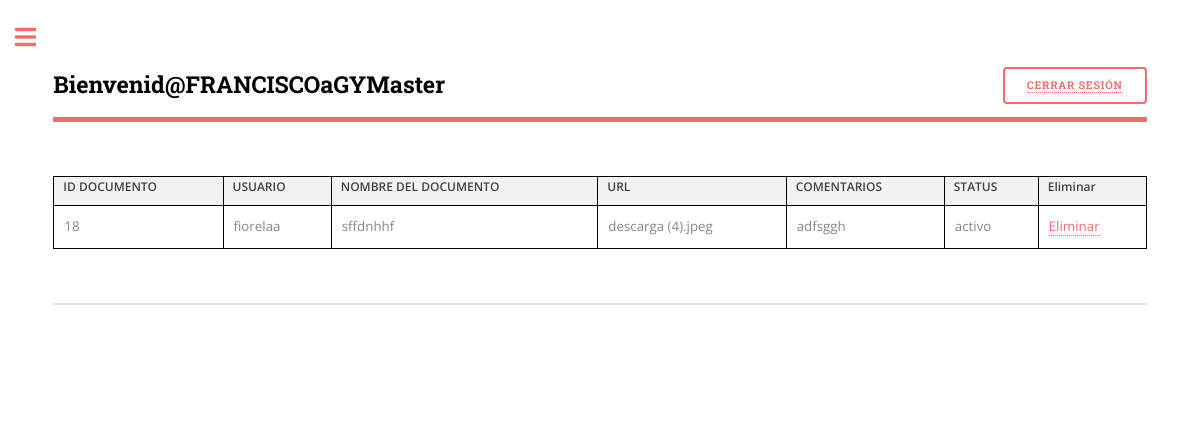
Page /index4.php (signed in) on the committed database.
### tables this page shows
CREATE TABLE `documentos` (
  `id_doc` int(11) NOT NULL,
  `id_usuario` int(11) NOT NULL,
  `nombre_doc` varchar(255) NOT NULL,
  `url_doc` varchar(255) NOT NULL,
  `comentarios` text DEFAULT NULL,
  `status` enum('activo','inactivo') NOT NULL
);

CREATE TABLE `usuarios` (
  `id_usuario` int(11) NOT NULL,
  `nombre` varchar(100) NOT NULL,
  `apellidos` varchar(30) NOT NULL,
  `email` varchar(100) NOT NULL,
  `password` varchar(255) NOT NULL,
  `edad` int(11) NOT NULL,
  `rol` enum('administrador','cliente') NOT NULL,
  `status` varchar(12) NOT NULL
);

### index4.php (the view, shortened to what this page needs)
<?php
$nombre = $_SESSION['nombre'];
$rol=$_SESSION['rol'];
?>
<!DOCTYPE HTML>
<html>
    <head>
        <link rel="stylesheet" href="assets/css/main.css" />
    </head>
    <body class="is-preload">
            <div id="wrapper">
                    <div id="main">
                        <div class="inner">
                                <header id="header">
                                        <h2 style="color: black"><?php echo 'Bienvenid@', $nombre, 'a', 'GYMaster'?></h2>
                                    <ul class="icons">
                                        <button><a type="button" href="desconectar.php">Cerrar sesión</a></button>
                                    </ul>
                                </header>
                                <section id="banner">
                                    <div class="content">
                                        <header>
                <table>
                    <tr>
                        <th>ID DOCUMENTO</th>
                        <th>USUARIO</th>
                        <th>NOMBRE DEL DOCUMENTO</th>
                        <th>URL</th>
                        <th>COMENTARIOS</th>
                        <th>STATUS</th>
                        <?php if ($rol == 'administrador') { ?>
                        <th>Eliminar</th>
                        <?php } ?>
                    </tr>
                    <?php
                    $mysqli = new mysqli("localhost", "u862678554_fiorela", "Fiorela2005*", "u862678554_gimnasio");
                    if ($rol == 'administrador') {
                        $sql = "SELECT documentos.id_doc, usuarios.nombre, documentos.nombre_doc, documentos.url_doc, documentos.comentarios, documentos.status
                                FROM documentos
                                JOIN usuarios ON documentos.id_usuario = usuarios.id_usuario";
                    } else {
                        $sql = "SELECT documentos.id_doc, usuarios.nombre, documentos.nombre_doc, documentos.url_doc, documentos.comentarios, documentos.status
                                FROM documentos
                                JOIN usuarios ON documentos.id_usuario = usuarios.id_usuario
                                WHERE documentos.id_usuario = ?";
                    }
                    if ($stmt = $mysqli->prepare($sql)) {
                        $stmt->execute();
                        $result = $stmt->get_result();
                        while ($datos = $result->fetch_assoc()) {
                    ?>
                    <tr>
                        <td><?php echo htmlspecialchars($datos['id_doc']); ?></td>
                        <td><?php echo htmlspecialchars($datos['nombre']); ?></td>
                        <td><?php echo htmlspecialchars($datos['nombre_doc']); ?></td>
                        <td><?php echo htmlspecialchars($datos['url_doc']); ?></a></td>
                        <td><?php echo htmlspecialchars($datos['comentarios']); ?></td>
                        <td><?php echo htmlspecialchars($datos['status']); ?></td>
                        <?php if ($rol == 'administrador') { ?>
                        <td><a href="elimina.php?id_doc=<?php echo $datos['id_doc']; ?>">Eliminar</a></td>
                        <?php } ?>
                    </tr>
                    <?php
                        }
                    } else {
                        echo "Error en la consulta SQL: " . $mysqli->error;
                    }
                    ?>
                </table>
                                </section>
                                <section>
                                </section>
                        </div>
                    </div>
            </div>
    </body>
</html>

### index4.php (style rules this page uses)
table { border: 1px solid black; border-collapse: collapse; width: 100%; }
td, th { border: 1px solid black; padding: 0.5rem; text-align: left; }
th { background-color: #f2f2f2; }

### rows in the picture
documentos: id_doc "18", id_usuario.nombre "fiorelaa", nombre_doc "sffdnhhf", url_doc "descarga (4).jpeg", comentarios "adfsggh", status "activo"

### other values in the picture
$nombre "FRANCISCO"
